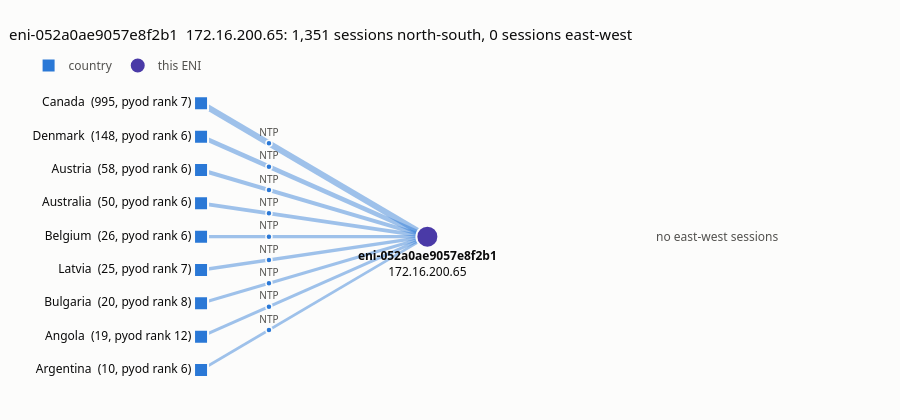
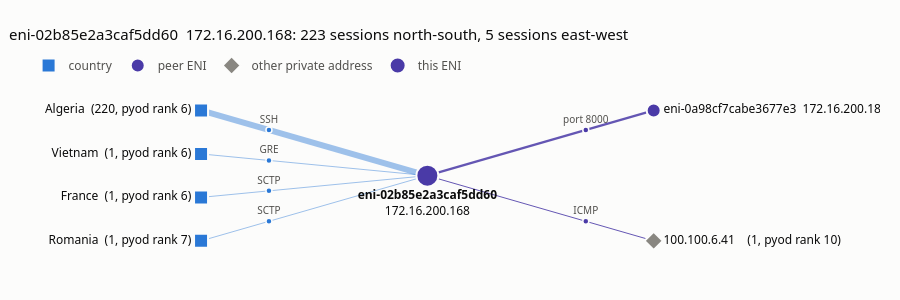
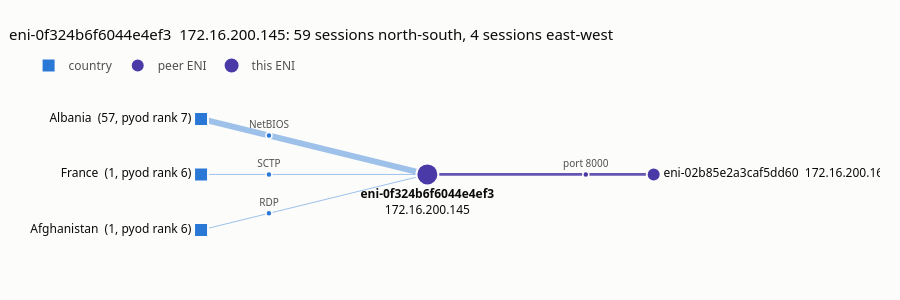
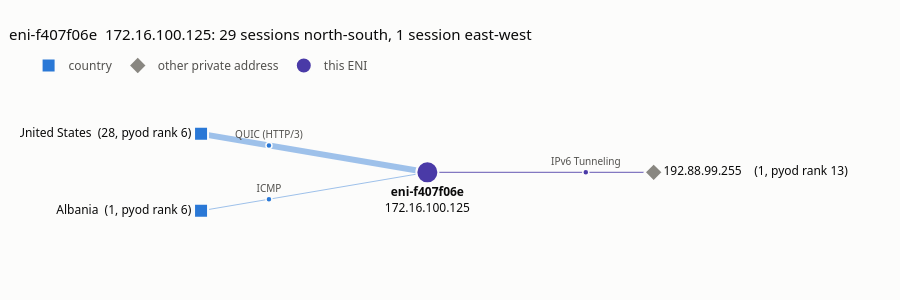

The notebook cell these images were saved under, in order:
### Code cell
# 27 - connection diagram per ENI in pyod_output_high: who each ENI talked to, one figure each.
#   middle -- the ENI (violet circle), labelled with its own address
#   left   -- countries (tag-country) of its north-south peers (blue squares), busiest at
#             the top. The top EG_TOP_N get their own node, the rest share one "other" node.
#   right  -- its east-west peers: another ENI (violet circle -- lateral movement shows up
#             here), or a private address that isn't an ENI in these logs (gray diamond:
#             another VPC, an AWS service, 100.64/10, ...)
# Line width grows with sessions (log scale). Every line is labelled with its tag-service
# -- the most common one, "+n" when there are more; a session with no tag-service (port not
# in conf/) counts as "port N" (its lower port). EG_SERVICE_LABELS = False hides the labels.
# Hover a line's dot for sessions, bytes, rank, the top 8 services with their counts, top
# ports and first / last seen. rank (on the hover and on the country / peer labels) is the
# highest rank -- number of models that flagged it -- among that line's sessions; it is left
# off when EG_SOURCE has no rank column (e.g. pyod_raw).
# An ENI's own address is the one present in every one of its records in pyod_raw (each
# ENI here has one); pyod_raw is used so a peer ENI is named even when it has no
# high-ranked sessions itself.
# EG_SOURCE picks the sessions: pyod_output_high (default) or e.g. pyod_raw, to see every
# east-west link whatever the models scored. EG_ENIS limits it to some ENIs (None = all).
# EG_EXCLUDE_REJECT = True leaves out REJECT sessions (follows ENI_EXCLUDE_REJECT from the
# table cell when that has run). Figures are kept in pyod_eni_graphs, one per ENI.

EG_SOURCE         = pyod_output_high
EG_ENIS           = None          # e.g. ["eni-02b85e2a3caf5dd60", "eni-0f324b6f6044e4ef3"]
EG_TOP_N          = 25
EG_SERVICE_LABELS = True
EG_EXCLUDE_REJECT = globals().get("ENI_EXCLUDE_REJECT", True)

_EG_ENI, _EG_CTY, _EG_OTH = "#4a3aa7", "#2a78d6", "#898781"   # violet, blue, gray
_EG_NS_LINE, _EG_EW_LINE = "rgba(42,120,214,0.45)", "rgba(74,58,167,0.85)"
_EG_INK, _EG_INK2, _EG_SURF = "#0b0b0b", "#52514e", "#fcfcfb"

_need = ["interface-id", "srcaddr", "dstaddr", "srcport", "dstport", "tag-direction",
         "tag-country", "tag-service", "action", "bytes", "start_time"]
if _miss := [c for c in _need if c not in EG_SOURCE.columns]:
    raise KeyError(f"not in EG_SOURCE: {_miss}")

# each ENI's own address: of its first record's two addresses, the one in all its records
_r   = pyod_raw.loc[pyod_raw["srcaddr"].ne("-") & pyod_raw["srcaddr"].notna(),
                    ["interface-id", "srcaddr", "dstaddr"]]
_fst = _r.groupby("interface-id", sort=False)[["srcaddr", "dstaddr"]].first()
_ipEni, _eniIp = {}, {}
for _side in ("srcaddr", "dstaddr"):
    _cand = _r["interface-id"].map(_fst[_side])
    _cov  = (_r["srcaddr"].eq(_cand) | _r["dstaddr"].eq(_cand)).groupby(_r["interface-id"]).mean()
    for _eni, _share in _cov.items():
        if _share == 1.0 and _eni not in _eniIp:
            _eniIp[_eni] = _fst.at[_eni, _side]
            _ipEni.setdefault(_eniIp[_eni], _eni)
if _noOwn := sorted(set(_r["interface-id"].unique()) - set(_eniIp)):
    print(f"!! no single own address for {len(_noOwn)} ENIs (e.g. {_noOwn[0]}) -- "
          "their east-west peers show as bare addresses")

_hasRank = "rank" in EG_SOURCE.columns
_s = EG_SOURCE[_need + (["rank"] if _hasRank else [])]
if EG_ENIS:
    _s = _s[_s["interface-id"].isin(EG_ENIS)]
if EG_EXCLUDE_REJECT:
    _rej = _s["action"].eq("REJECT").fillna(False).to_numpy(bool)
    print(f"left out {int(_rej.sum()):,} REJECT sessions, {int((~_rej).sum()):,} left")
    _s = _s[~_rej]
_s = _s.assign(_eni=_s["interface-id"].astype("string"),
               _dir=_s["tag-direction"].astype("string"),
               _svc=_s["tag-service"].astype("string"),
               _port=_s["dstport"].where(_s["dstport"].le(_s["srcport"]) | _s["srcport"].isna(),
                                         _s["srcport"]).astype("Int64").astype("string").fillna("-"))
_s["_svc"] = _s["_svc"].fillna("port " + _s["_port"])


def _egFmtBytes(b):
    for u in ("B", "kB", "MB", "GB", "TB"):
        if abs(b) < 1000 or u == "TB":
            return f"{b:,.0f} {u}" if u == "B" else f"{b:,.1f} {u}"
        b /= 1000


def _egRank(r):
    """', rank N' for a row of an edge table, '' when there is no rank."""
    v = r.get("rank") if _hasRank else None
    return f", pyod rank {int(v)}" if v is not None and pd.notna(v) else ""


def _egEdges(d, key):
    """One row per value of key (the far end): sessions, bytes, highest rank, services, top
    ports, first / last seen; most sessions first."""
    g = d.assign(_k=key.to_numpy())
    _agg = dict(sessions=("_k", "size"), bytes=("bytes", "sum"),
                first=("start_time", "min"), last=("start_time", "max"))
    if _hasRank:
        _agg["rank"] = ("rank", "max")
    t = g.groupby("_k").agg(**_agg)
    t["ports"] = g.groupby("_k")["_port"].agg(lambda x: ", ".join(x.value_counts().index[:3]))
    # services on each line, most sessions first: "SSH 120, RDP 4" and the label "SSH +1"
    _sv = (g.groupby(["_k", "_svc"]).size().rename("n").reset_index()
           .sort_values(["_k", "n"], ascending=[True, False]))
    _sv["_txt"] = _sv["_svc"] + " " + _sv["n"].map("{:,}".format)
    _grp = _sv.groupby("_k", sort=False)
    t["services"]  = _grp["_txt"].agg(lambda x: ", ".join(x.iloc[:8])
                                      + (f", ... {len(x) - 8:,} more" if len(x) > 8 else ""))
    t["svc_label"] = _grp["_svc"].agg(lambda x: x.iloc[0] + (f" +{len(x) - 1}" if len(x) > 1 else ""))
    return t.sort_values(["sessions", "bytes"], ascending=False)


def _egFold(t, n, what):
    """Keep the top n rows; the rest become one 'other (k <what>)' row."""
    if len(t) <= n:
        return t
    rest = t.iloc[n:]
    other = pd.DataFrame({"sessions": [rest["sessions"].sum()], "bytes": [rest["bytes"].sum()],
                          "first": [rest["first"].min()], "last": [rest["last"].max()],
                          "ports": ["-"], "services": ["-"], "svc_label": [""]},
                         index=[f"other ({len(rest)} {what})"])
    if "rank" in t.columns:
        other["rank"] = rest["rank"].max()
    return pd.concat([t.iloc[:n], other])


def _egN(n, word="session"):
    return f"{n:,} {word}" + ("" if n == 1 else "s")


def _egGraph(eni, d):
    own  = _eniIp.get(eni)
    ns   = d[d["_dir"].eq("north-south").fillna(False)]
    ew   = d[d["_dir"].eq("east-west").fillna(False)]
    ctyT = _egFold(_egEdges(ns, ns["tag-country"].astype("string").fillna("(none)")),
                   EG_TOP_N, "countries")
    peer = ew["dstaddr"].where(ew["srcaddr"].eq(own), ew["srcaddr"]).astype("string")
    peerT = _egFold(_egEdges(ew, peer.map(lambda a: _ipEni.get(a, a))), EG_TOP_N, "peers")

    span = max(len(ctyT), len(peerT), 2) - 1
    def spread(n):                                   # n slots from top (0) to bottom (-span)
        return [-span / 2] if n == 1 else [-i * span / (n - 1) for i in range(n)]
    hub  = (0.0, -span / 2)
    maxS = max([1] + ctyT["sessions"].tolist() + peerT["sessions"].tolist())
    width = lambda n: 1 + 5 * np.log10(n) / max(np.log10(maxS), 1)

    fig = go.Figure()
    mid = {"x": [], "y": [], "text": [], "color": [], "label": []}
    for t, x, line, dot in ((ctyT, -1.0, _EG_NS_LINE, _EG_CTY), (peerT, 1.0, _EG_EW_LINE, _EG_ENI)):
        for (name, r), y in zip(t.iterrows(), spread(len(t))):
            fig.add_scatter(x=[hub[0], x], y=[hub[1], y], mode="lines", hoverinfo="skip",
                            showlegend=False, line=dict(color=line, width=width(r.sessions)))
            # dot (hover target + label) 70% of the way out, where the lines have spread apart
            mid["x"].append(hub[0] + 0.7 * (x - hub[0])); mid["y"].append(hub[1] + 0.7 * (y - hub[1]))
            mid["color"].append(dot)
            mid["label"].append(r.svc_label if EG_SERVICE_LABELS else "")
            mid["text"].append(f"<b>{eni}  &harr;  {name}</b><br>{_egN(int(r.sessions))}, "
                               f"{_egFmtBytes(r.bytes)}{_egRank(r)}<br>services {r.services}<br>ports {r.ports}"
                               f"<br>first {str(r['first'])[:19]}<br>last  {str(r['last'])[:19]}")
    fig.add_scatter(x=mid["x"], y=mid["y"], mode="markers+text", showlegend=False,
                    text=mid["label"], textposition="top center",
                    textfont=dict(size=10, color=_EG_INK2),
                    marker=dict(size=6, color=mid["color"], line=dict(width=1.5, color=_EG_SURF)),
                    hovertext=mid["text"], hoverinfo="text")

    def nodes(names, ys, x, color, symbol, side, legend, label):
        if names:
            fig.add_scatter(x=[x] * len(names), y=ys, mode="markers+text", name=legend,
                            text=[label(n) for n in names], textposition=side,
                            textfont=dict(color=_EG_INK, size=12), hoverinfo="text",
                            hovertext=[f"<b>{label(n)}</b>" for n in names],
                            marker=dict(size=14, color=color, symbol=symbol,
                                        line=dict(width=2, color=_EG_SURF)))

    nodes(list(ctyT.index), spread(len(ctyT)), -1.0, _EG_CTY, "square", "middle left", "country",
          lambda c: f"{c}  ({int(ctyT.at[c, 'sessions']):,}{_egRank(ctyT.loc[c])})")
    _isEni = [p in _eniIp for p in peerT.index]
    _py = spread(len(peerT))
    for flag, color, symbol, legend in ((True, _EG_ENI, "circle", "peer ENI"),
                                        (False, _EG_OTH, "diamond", "other private address")):
        _n = [p for p, f in zip(peerT.index, _isEni) if f == flag]
        nodes(_n, [y for y, f in zip(_py, _isEni) if f == flag], 1.0, color, symbol, "middle right",
              legend, lambda p: f"{p}  {_eniIp.get(p, '')}  ({int(peerT.at[p, 'sessions']):,}{_egRank(peerT.loc[p])})")
    nodes([eni], [hub[1]], 0.0, _EG_ENI, "circle", "bottom center", "this ENI",
          lambda e: f"<b>{e}</b><br>{own or ''}")
    fig.data[-1].marker.size = 22

    if not len(ctyT):
        fig.add_annotation(x=-1.0, y=hub[1], text="no north-south sessions", showarrow=False,
                           font=dict(color=_EG_INK2), xanchor="right")
    if not len(peerT):
        fig.add_annotation(x=1.0, y=hub[1], text="no east-west sessions", showarrow=False,
                           font=dict(color=_EG_INK2), xanchor="left")
    h = max(300, 30 * (span + 1) + 150)
    fig.update_layout(height=h, paper_bgcolor=_EG_SURF, plot_bgcolor=_EG_SURF,
                      margin=dict(l=20, r=20, t=80, b=20),
                      font=dict(family="system-ui, sans-serif", size=12, color=_EG_INK),
                      hoverlabel=dict(bgcolor=_EG_SURF, font_color=_EG_INK),
                      legend=dict(orientation="h", x=0.01, y=1.0, yanchor="bottom", font_color=_EG_INK2),
                      title=dict(text=f"{eni}  {own or ''}: {_egN(len(ns))} north-south, "
                                      f"{_egN(len(ew))} east-west", x=0.01, xref="container",
                                 xanchor="left", font=dict(size=15, color=_EG_INK)))
    fig.update_xaxes(visible=False, range=[-1.8, 2.0])
    fig.update_yaxes(visible=False, range=[-span - 0.9, 0.7])
    return fig


pyod_eni_graphs = {}
for _eni, _d in sorted(_s.groupby("_eni"), key=lambda kv: -len(kv[1])):    # busiest ENI first
    pyod_eni_graphs[_eni] = _egGraph(_eni, _d)
    pyod_eni_graphs[_eni].show()

### Figure 1 — Plotly figure (JSON) as saved in the notebook; plotly's stock layout.template omitted (floating-point values rounded to 4 significant figures)
{"data": [{"hoverinfo": "skip", "line": {"color": "rgba(42,120,214,0.45)", "width": 6}, "mode": "lines", "showlegend": false, "type": "scatter", "x": [0, -1], "y": [-4, 0]}, {"hoverinfo": "skip", "line": {"color": "rgba(42,120,214,0.45)", "width": 4.62}, "mode": "lines", "showlegend": false, "type": "scatter", "x": [0, -1], "y": [-4, -1]}, {"hoverinfo": "skip", "line": {"color": "rgba(42,120,214,0.45)", "width": 3.941}, "mode": "lines", "showlegend": false, "type": "scatter", "x": [0, -1], "y": [-4, -2]}, {"hoverinfo": "skip", "line": {"color": "rgba(42,120,214,0.45)", "width": 3.834}, "mode": "lines", "showlegend": false, "type": "scatter", "x": [0, -1], "y": [-4, -3]}, {"hoverinfo": "skip", "line": {"color": "rgba(42,120,214,0.45)", "width": 3.36}, "mode": "lines", "showlegend": false, "type": "scatter", "x": [0, -1], "y": [-4, -4]}, {"hoverinfo": "skip", "line": {"color": "rgba(42,120,214,0.45)", "width": 3.332}, "mode": "lines", "showlegend": false, "type": "scatter", "x": [0, -1], "y": [-4, -5]}, {"hoverinfo": "skip", "line": {"color": "rgba(42,120,214,0.45)", "width": 3.17}, "mode": "lines", "showlegend": false, "type": "scatter", "x": [0, -1], "y": [-4, -6]}, {"hoverinfo": "skip", "line": {"color": "rgba(42,120,214,0.45)", "width": 3.133}, "mode": "lines", "showlegend": false, "type": "scatter", "x": [0, -1], "y": [-4, -7]}, {"hoverinfo": "skip", "line": {"color": "rgba(42,120,214,0.45)", "width": 2.668}, "mode": "lines", "showlegend": false, "type": "scatter", "x": [0, -1], "y": [-4, -8]}, {"hoverinfo": "text", "hovertext": ["<b>eni-052a0ae9057e8f2b1  &harr;  Canada</b><br>995 sessions, 75.6 kB, pyod rank 7<br>services NTP 995<br>ports 123<br>first 2022-03-11 22:15:33<br>last  2022-07-08 23:59:00", "<b>eni-052a0ae9057e8f2b1  &harr;  Denmark</b><br>148 sessions, 11.2 kB, pyod rank 6<br>services NTP 148<br>ports 123<br>first 2022-03-04 17:45:48<br>last  2022-07-01 01:23:56", "<b>eni-052a0ae9057e8f2b1  &harr;  Austria</b><br>58 sessions, 4.4 kB, pyod rank 6<br>services NTP 58<br>ports 123<br>first 2022-03-04 20:21:48<br>last  2022-06-27 21:26:45", "<b>eni-052a0ae9057e8f2b1  &harr;  Australia</b><br>50 sessions, 3.8 kB, pyod rank 6<br>services NTP 50<br>ports 123<br>first 2022-03-25 22:42:42<br>last  2022-06-14 03:21:35", "<b>eni-052a0ae9057e8f2b1  &harr;  Belgium</b><br>26 sessions, 2.0 kB, pyod rank 6<br>services NTP 26<br>ports 123<br>first 2022-04-21 21:12:54<br>last  2022-04-27 05:00:17", "<b>eni-052a0ae9057e8f2b1  &harr;  Latvia</b><br>25 sessions, 1.9 kB, pyod rank 7<br>services NTP 25<br>ports 123<br>first 2022-04-07 19:59:07<br>last  2022-06-17 19:17:59", "<b>eni-052a0ae9057e8f2b1  &harr;  Bulgaria</b><br>20 sessions, 1.5 kB, pyod rank 8<br>services NTP 20<br>ports 123<br>first 2022-04-30 04:47:00<br>last  2022-05-06 19:56:48", "<b>eni-052a0ae9057e8f2b1  &harr;  Angola</b><br>19 sessions, 1.4 kB, pyod rank 12<br>services NTP 19<br>ports 123<br>first 2022-05-20 11:13:30<br>last  2022-05-20 16:23:29", "<b>eni-052a0ae9057e8f2b1  &harr;  Argentina</b><br>10 sessions, 760 B, pyod rank 6<br>services NTP 10<br>ports 123<br>first 2022-03-16 07:40:54<br>last  2022-03-16 10:16:49"], "marker": {"color": ["#2a78d6", "#2a78d6", "#2a78d6", "#2a78d6", "#2a78d6", "#2a78d6", "#2a78d6", "#2a78d6", "#2a78d6"], "line": {"color": "#fcfcfb", "width": 1.5}, "size": 6}, "mode": "markers+text", "showlegend": false, "text": ["NTP", "NTP", "NTP", "NTP", "NTP", "NTP", "NTP", "NTP", "NTP"], "textfont": {"color": "#52514e", "size": 10}, "textposition": "top center", "type": "scatter", "x": [-0.7, -0.7, -0.7, -0.7, -0.7, -0.7, -0.7, -0.7, -0.7], "y": [-1.2, -1.9, -2.6, -3.3, -4, -4.7, -5.4, -6.1, -6.8]}, {"hoverinfo": "text", "hovertext": ["<b>Canada  (995, pyod rank 7)</b>", "<b>Denmark  (148, pyod rank 6)</b>", "<b>Austria  (58, pyod rank 6)</b>", "<b>Australia  (50, pyod rank 6)</b>", "<b>Belgium  (26, pyod rank 6)</b>", "<b>Latvia  (25, pyod rank 7)</b>", "<b>Bulgaria  (20, pyod rank 8)</b>", "<b>Angola  (19, pyod rank 12)</b>", "<b>Argentina  (10, pyod rank 6)</b>"], "marker": {"color": "#2a78d6", "line": {"color": "#fcfcfb", "width": 2}, "size": 14, "symbol": "square"}, "mode": "markers+text", "name": "country", "text": ["Canada  (995, pyod rank 7)", "Denmark  (148, pyod rank 6)", "Austria  (58, pyod rank 6)", "Australia  (50, pyod rank 6)", "Belgium  (26, pyod rank 6)", "Latvia  (25, pyod rank 7)", "Bulgaria  (20, pyod rank 8)", "Angola  (19, pyod rank 12)", "Argentina  (10, pyod rank 6)"], "textfont": {"color": "#0b0b0b", "size": 12}, "textposition": "middle left", "type": "scatter", "x": [-1, -1, -1, -1, -1, -1, -1, -1, -1], "y": [0, -1, -2, -3, -4, -5, -6, -7, -8]}, {"hoverinfo": "text", "hovertext": ["<b><b>eni-052a0ae9057e8f2b1</b><br>172.16.200.65</b>"], "marker": {"color": "#4a3aa7", "line": {"color": "#fcfcfb", "width": 2}, "size": 22, "symbol": "circle"}, "mode": "markers+text", "name": "this ENI", "text": ["<b>eni-052a0ae9057e8f2b1</b><br>172.16.200.65"], "textfont": {"color": "#0b0b0b", "size": 12}, "textposition": "bottom center", "type": "scatter", "x": [0], "y": [-4]}], "layout": {"annotations": [{"font": {"color": "#52514e"}, "showarrow": false, "text": "no east-west sessions", "x": 1, "xanchor": "left", "y": -4}], "font": {"color": "#0b0b0b", "family": "system-ui, sans-serif", "size": 12}, "height": 420, "hoverlabel": {"bgcolor": "#fcfcfb", "font": {"color": "#0b0b0b"}}, "legend": {"font": {"color": "#52514e"}, "orientation": "h", "x": 0.01, "y": 1, "yanchor": "bottom"}, "margin": {"b": 20, "l": 20, "r": 20, "t": 80}, "paper_bgcolor": "#fcfcfb", "plot_bgcolor": "#fcfcfb", "title": {"font": {"color": "#0b0b0b", "size": 15}, "text": "eni-052a0ae9057e8f2b1  172.16.200.65: 1,351 sessions north-south, 0 sessions east-west", "x": 0.01, "xanchor": "left", "xref": "container"}, "xaxis": {"range": [-1.8, 2], "visible": false}, "yaxis": {"range": [-8.9, 0.7], "visible": false}}}

### Figure 2 — Plotly figure (JSON) as saved in the notebook; plotly's stock layout.template omitted (floating-point values rounded to 4 significant figures)
{"data": [{"hoverinfo": "skip", "line": {"color": "rgba(42,120,214,0.45)", "width": 6}, "mode": "lines", "showlegend": false, "type": "scatter", "x": [0, -1], "y": [-1.5, 0]}, {"hoverinfo": "skip", "line": {"color": "rgba(42,120,214,0.45)", "width": 1}, "mode": "lines", "showlegend": false, "type": "scatter", "x": [0, -1], "y": [-1.5, -1]}, {"hoverinfo": "skip", "line": {"color": "rgba(42,120,214,0.45)", "width": 1}, "mode": "lines", "showlegend": false, "type": "scatter", "x": [0, -1], "y": [-1.5, -2]}, {"hoverinfo": "skip", "line": {"color": "rgba(42,120,214,0.45)", "width": 1}, "mode": "lines", "showlegend": false, "type": "scatter", "x": [0, -1], "y": [-1.5, -3]}, {"hoverinfo": "skip", "line": {"color": "rgba(74,58,167,0.85)", "width": 2.285}, "mode": "lines", "showlegend": false, "type": "scatter", "x": [0, 1], "y": [-1.5, 0]}, {"hoverinfo": "skip", "line": {"color": "rgba(74,58,167,0.85)", "width": 1}, "mode": "lines", "showlegend": false, "type": "scatter", "x": [0, 1], "y": [-1.5, -3]}, {"hoverinfo": "text", "hovertext": ["<b>eni-02b85e2a3caf5dd60  &harr;  Algeria</b><br>220 sessions, 54.3 kB, pyod rank 6<br>services SSH 220<br>ports 22<br>first 2020-03-28 10:32:07<br>last  2020-07-28 02:04:12", "<b>eni-02b85e2a3caf5dd60  &harr;  Vietnam</b><br>1 session, 564 B, pyod rank 6<br>services GRE 1<br>ports 0<br>first 2020-07-01 03:09:39<br>last  2020-07-01 03:09:39", "<b>eni-02b85e2a3caf5dd60  &harr;  France</b><br>1 session, 68 B, pyod rank 6<br>services SCTP 1<br>ports 0<br>first 2020-04-19 16:12:11<br>last  2020-04-19 16:12:11", "<b>eni-02b85e2a3caf5dd60  &harr;  Romania</b><br>1 session, 52 B, pyod rank 7<br>services SCTP 1<br>ports 0<br>first 2020-03-19 02:41:18<br>last  2020-03-19 02:41:18", "<b>eni-02b85e2a3caf5dd60  &harr;  eni-0a98cf7cabe3677e3</b><br>4 sessions, 203.4 kB, pyod rank 8<br>services port 8000 4<br>ports 8000<br>first 2020-03-08 02:05:52<br>last  2020-03-08 02:13:49", "<b>eni-02b85e2a3caf5dd60  &harr;  100.100.6.41</b><br>1 session, 176 B, pyod rank 10<br>services ICMP 1<br>ports 0<br>first 2020-04-20 21:33:30<br>last  2020-04-20 21:33:30"], "marker": {"color": ["#2a78d6", "#2a78d6", "#2a78d6", "#2a78d6", "#4a3aa7", "#4a3aa7"], "line": {"color": "#fcfcfb", "width": 1.5}, "size": 6}, "mode": "markers+text", "showlegend": false, "text": ["SSH", "GRE", "SCTP", "SCTP", "port 8000", "ICMP"], "textfont": {"color": "#52514e", "size": 10}, "textposition": "top center", "type": "scatter", "x": [-0.7, -0.7, -0.7, -0.7, 0.7, 0.7], "y": [-0.45, -1.15, -1.85, -2.55, -0.45, -2.55]}, {"hoverinfo": "text", "hovertext": ["<b>Algeria  (220, pyod rank 6)</b>", "<b>Vietnam  (1, pyod rank 6)</b>", "<b>France  (1, pyod rank 6)</b>", "<b>Romania  (1, pyod rank 7)</b>"], "marker": {"color": "#2a78d6", "line": {"color": "#fcfcfb", "width": 2}, "size": 14, "symbol": "square"}, "mode": "markers+text", "name": "country", "text": ["Algeria  (220, pyod rank 6)", "Vietnam  (1, pyod rank 6)", "France  (1, pyod rank 6)", "Romania  (1, pyod rank 7)"], "textfont": {"color": "#0b0b0b", "size": 12}, "textposition": "middle left", "type": "scatter", "x": [-1, -1, -1, -1], "y": [0, -1, -2, -3]}, {"hoverinfo": "text", "hovertext": ["<b>eni-0a98cf7cabe3677e3  172.16.200.18  (4, pyod rank 8)</b>"], "marker": {"color": "#4a3aa7", "line": {"color": "#fcfcfb", "width": 2}, "size": 14, "symbol": "circle"}, "mode": "markers+text", "name": "peer ENI", "text": ["eni-0a98cf7cabe3677e3  172.16.200.18  (4, pyod rank 8)"], "textfont": {"color": "#0b0b0b", "size": 12}, "textposition": "middle right", "type": "scatter", "x": [1], "y": [0]}, {"hoverinfo": "text", "hovertext": ["<b>100.100.6.41    (1, pyod rank 10)</b>"], "marker": {"color": "#898781", "line": {"color": "#fcfcfb", "width": 2}, "size": 14, "symbol": "diamond"}, "mode": "markers+text", "name": "other private address", "text": ["100.100.6.41    (1, pyod rank 10)"], "textfont": {"color": "#0b0b0b", "size": 12}, "textposition": "middle right", "type": "scatter", "x": [1], "y": [-3]}, {"hoverinfo": "text", "hovertext": ["<b><b>eni-02b85e2a3caf5dd60</b><br>172.16.200.168</b>"], "marker": {"color": "#4a3aa7", "line": {"color": "#fcfcfb", "width": 2}, "size": 22, "symbol": "circle"}, "mode": "markers+text", "name": "this ENI", "text": ["<b>eni-02b85e2a3caf5dd60</b><br>172.16.200.168"], "textfont": {"color": "#0b0b0b", "size": 12}, "textposition": "bottom center", "type": "scatter", "x": [0], "y": [-1.5]}], "layout": {"font": {"color": "#0b0b0b", "family": "system-ui, sans-serif", "size": 12}, "height": 300, "hoverlabel": {"bgcolor": "#fcfcfb", "font": {"color": "#0b0b0b"}}, "legend": {"font": {"color": "#52514e"}, "orientation": "h", "x": 0.01, "y": 1, "yanchor": "bottom"}, "margin": {"b": 20, "l": 20, "r": 20, "t": 80}, "paper_bgcolor": "#fcfcfb", "plot_bgcolor": "#fcfcfb", "title": {"font": {"color": "#0b0b0b", "size": 15}, "text": "eni-02b85e2a3caf5dd60  172.16.200.168: 223 sessions north-south, 5 sessions east-west", "x": 0.01, "xanchor": "left", "xref": "container"}, "xaxis": {"range": [-1.8, 2], "visible": false}, "yaxis": {"range": [-3.9, 0.7], "visible": false}}}

### Figure 3 — Plotly figure (JSON) as saved in the notebook; plotly's stock layout.template omitted (floating-point values rounded to 4 significant figures)
{"data": [{"hoverinfo": "skip", "line": {"color": "rgba(42,120,214,0.45)", "width": 6}, "mode": "lines", "showlegend": false, "type": "scatter", "x": [0, -1], "y": [-1, 0]}, {"hoverinfo": "skip", "line": {"color": "rgba(42,120,214,0.45)", "width": 1}, "mode": "lines", "showlegend": false, "type": "scatter", "x": [0, -1], "y": [-1, -1]}, {"hoverinfo": "skip", "line": {"color": "rgba(42,120,214,0.45)", "width": 1}, "mode": "lines", "showlegend": false, "type": "scatter", "x": [0, -1], "y": [-1, -2]}, {"hoverinfo": "skip", "line": {"color": "rgba(74,58,167,0.85)", "width": 2.714}, "mode": "lines", "showlegend": false, "type": "scatter", "x": [0, 1], "y": [-1, -1]}, {"hoverinfo": "text", "hovertext": ["<b>eni-0f324b6f6044e4ef3  &harr;  Albania</b><br>57 sessions, 2.3 kB, pyod rank 7<br>services NetBIOS 57<br>ports 139<br>first 2020-03-18 21:02:07<br>last  2020-05-18 15:07:51", "<b>eni-0f324b6f6044e4ef3  &harr;  France</b><br>1 session, 68 B, pyod rank 6<br>services SCTP 1<br>ports 0<br>first 2020-04-19 16:08:13<br>last  2020-04-19 16:08:13", "<b>eni-0f324b6f6044e4ef3  &harr;  Afghanistan</b><br>1 session, 40 B, pyod rank 6<br>services RDP 1<br>ports 3389<br>first 2020-05-14 14:55:38<br>last  2020-05-14 14:55:38", "<b>eni-0f324b6f6044e4ef3  &harr;  eni-02b85e2a3caf5dd60</b><br>4 sessions, 4.7 kB, pyod rank 8<br>services port 8000 4<br>ports 8000<br>first 2020-03-08 01:51:21<br>last  2020-03-08 01:51:21"], "marker": {"color": ["#2a78d6", "#2a78d6", "#2a78d6", "#4a3aa7"], "line": {"color": "#fcfcfb", "width": 1.5}, "size": 6}, "mode": "markers+text", "showlegend": false, "text": ["NetBIOS", "SCTP", "RDP", "port 8000"], "textfont": {"color": "#52514e", "size": 10}, "textposition": "top center", "type": "scatter", "x": [-0.7, -0.7, -0.7, 0.7], "y": [-0.3, -1, -1.7, -1]}, {"hoverinfo": "text", "hovertext": ["<b>Albania  (57, pyod rank 7)</b>", "<b>France  (1, pyod rank 6)</b>", "<b>Afghanistan  (1, pyod rank 6)</b>"], "marker": {"color": "#2a78d6", "line": {"color": "#fcfcfb", "width": 2}, "size": 14, "symbol": "square"}, "mode": "markers+text", "name": "country", "text": ["Albania  (57, pyod rank 7)", "France  (1, pyod rank 6)", "Afghanistan  (1, pyod rank 6)"], "textfont": {"color": "#0b0b0b", "size": 12}, "textposition": "middle left", "type": "scatter", "x": [-1, -1, -1], "y": [0, -1, -2]}, {"hoverinfo": "text", "hovertext": ["<b>eni-02b85e2a3caf5dd60  172.16.200.168  (4, pyod rank 8)</b>"], "marker": {"color": "#4a3aa7", "line": {"color": "#fcfcfb", "width": 2}, "size": 14, "symbol": "circle"}, "mode": "markers+text", "name": "peer ENI", "text": ["eni-02b85e2a3caf5dd60  172.16.200.168  (4, pyod rank 8)"], "textfont": {"color": "#0b0b0b", "size": 12}, "textposition": "middle right", "type": "scatter", "x": [1], "y": [-1]}, {"hoverinfo": "text", "hovertext": ["<b><b>eni-0f324b6f6044e4ef3</b><br>172.16.200.145</b>"], "marker": {"color": "#4a3aa7", "line": {"color": "#fcfcfb", "width": 2}, "size": 22, "symbol": "circle"}, "mode": "markers+text", "name": "this ENI", "text": ["<b>eni-0f324b6f6044e4ef3</b><br>172.16.200.145"], "textfont": {"color": "#0b0b0b", "size": 12}, "textposition": "bottom center", "type": "scatter", "x": [0], "y": [-1]}], "layout": {"font": {"color": "#0b0b0b", "family": "system-ui, sans-serif", "size": 12}, "height": 300, "hoverlabel": {"bgcolor": "#fcfcfb", "font": {"color": "#0b0b0b"}}, "legend": {"font": {"color": "#52514e"}, "orientation": "h", "x": 0.01, "y": 1, "yanchor": "bottom"}, "margin": {"b": 20, "l": 20, "r": 20, "t": 80}, "paper_bgcolor": "#fcfcfb", "plot_bgcolor": "#fcfcfb", "title": {"font": {"color": "#0b0b0b", "size": 15}, "text": "eni-0f324b6f6044e4ef3  172.16.200.145: 59 sessions north-south, 4 sessions east-west", "x": 0.01, "xanchor": "left", "xref": "container"}, "xaxis": {"range": [-1.8, 2], "visible": false}, "yaxis": {"range": [-2.9, 0.7], "visible": false}}}

### Figure 4 — Plotly figure (JSON) as saved in the notebook; plotly's stock layout.template omitted (floating-point values rounded to 4 significant figures)
{"data": [{"hoverinfo": "skip", "line": {"color": "rgba(42,120,214,0.45)", "width": 6}, "mode": "lines", "showlegend": false, "type": "scatter", "x": [0, -1], "y": [-0.5, 0]}, {"hoverinfo": "skip", "line": {"color": "rgba(42,120,214,0.45)", "width": 1}, "mode": "lines", "showlegend": false, "type": "scatter", "x": [0, -1], "y": [-0.5, -1]}, {"hoverinfo": "skip", "line": {"color": "rgba(74,58,167,0.85)", "width": 1}, "mode": "lines", "showlegend": false, "type": "scatter", "x": [0, 1], "y": [-0.5, -0.5]}, {"hoverinfo": "text", "hovertext": ["<b>eni-f407f06e  &harr;  United States</b><br>28 sessions, 239.4 kB, pyod rank 6<br>services QUIC (HTTP/3) 28<br>ports 443<br>first 2020-05-19 01:40:02<br>last  2020-05-19 02:12:02", "<b>eni-f407f06e  &harr;  Albania</b><br>1 session, 28 B, pyod rank 6<br>services ICMP 1<br>ports 0<br>first 2020-05-21 18:04:54<br>last  2020-05-21 18:04:54", "<b>eni-f407f06e  &harr;  192.88.99.255</b><br>1 session, 80 B, pyod rank 13<br>services IPv6 Tunneling 1<br>ports 0<br>first 2020-06-02 08:57:02<br>last  2020-06-02 08:57:02"], "marker": {"color": ["#2a78d6", "#2a78d6", "#4a3aa7"], "line": {"color": "#fcfcfb", "width": 1.5}, "size": 6}, "mode": "markers+text", "showlegend": false, "text": ["QUIC (HTTP/3)", "ICMP", "IPv6 Tunneling"], "textfont": {"color": "#52514e", "size": 10}, "textposition": "top center", "type": "scatter", "x": [-0.7, -0.7, 0.7], "y": [-0.15, -0.85, -0.5]}, {"hoverinfo": "text", "hovertext": ["<b>United States  (28, pyod rank 6)</b>", "<b>Albania  (1, pyod rank 6)</b>"], "marker": {"color": "#2a78d6", "line": {"color": "#fcfcfb", "width": 2}, "size": 14, "symbol": "square"}, "mode": "markers+text", "name": "country", "text": ["United States  (28, pyod rank 6)", "Albania  (1, pyod rank 6)"], "textfont": {"color": "#0b0b0b", "size": 12}, "textposition": "middle left", "type": "scatter", "x": [-1, -1], "y": [0, -1]}, {"hoverinfo": "text", "hovertext": ["<b>192.88.99.255    (1, pyod rank 13)</b>"], "marker": {"color": "#898781", "line": {"color": "#fcfcfb", "width": 2}, "size": 14, "symbol": "diamond"}, "mode": "markers+text", "name": "other private address", "text": ["192.88.99.255    (1, pyod rank 13)"], "textfont": {"color": "#0b0b0b", "size": 12}, "textposition": "middle right", "type": "scatter", "x": [1], "y": [-0.5]}, {"hoverinfo": "text", "hovertext": ["<b><b>eni-f407f06e</b><br>172.16.100.125</b>"], "marker": {"color": "#4a3aa7", "line": {"color": "#fcfcfb", "width": 2}, "size": 22, "symbol": "circle"}, "mode": "markers+text", "name": "this ENI", "text": ["<b>eni-f407f06e</b><br>172.16.100.125"], "textfont": {"color": "#0b0b0b", "size": 12}, "textposition": "bottom center", "type": "scatter", "x": [0], "y": [-0.5]}], "layout": {"font": {"color": "#0b0b0b", "family": "system-ui, sans-serif", "size": 12}, "height": 300, "hoverlabel": {"bgcolor": "#fcfcfb", "font": {"color": "#0b0b0b"}}, "legend": {"font": {"color": "#52514e"}, "orientation": "h", "x": 0.01, "y": 1, "yanchor": "bottom"}, "margin": {"b": 20, "l": 20, "r": 20, "t": 80}, "paper_bgcolor": "#fcfcfb", "plot_bgcolor": "#fcfcfb", "title": {"font": {"color": "#0b0b0b", "size": 15}, "text": "eni-f407f06e  172.16.100.125: 29 sessions north-south, 1 session east-west", "x": 0.01, "xanchor": "left", "xref": "container"}, "xaxis": {"range": [-1.8, 2], "visible": false}, "yaxis": {"range": [-1.9, 0.7], "visible": false}}}
